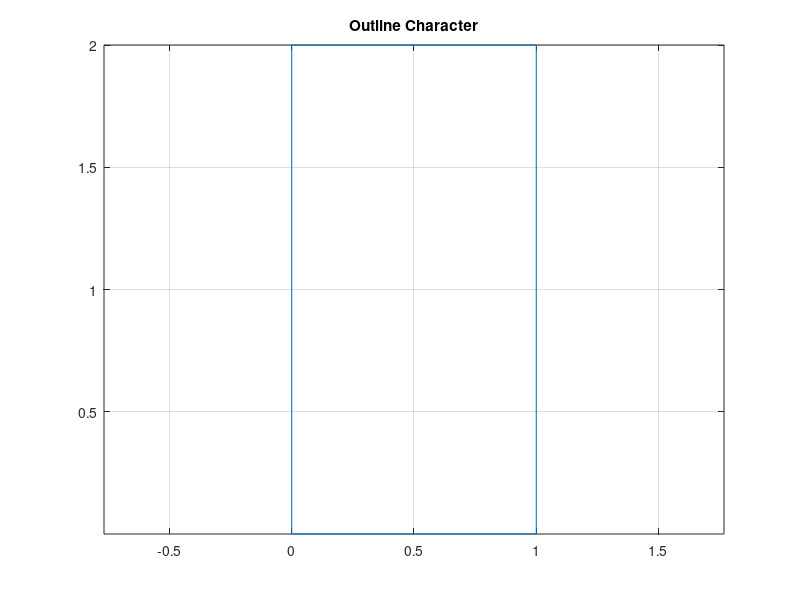

This chart was generated by the following MATLAB code:

% Scan Converting Character - Outline Font
clc; clear; close all;
x = [0 1 1 0 0];
y = [0 0 2 2 0];
plot(x,y); axis equal; grid on;
title('Outline Character');
